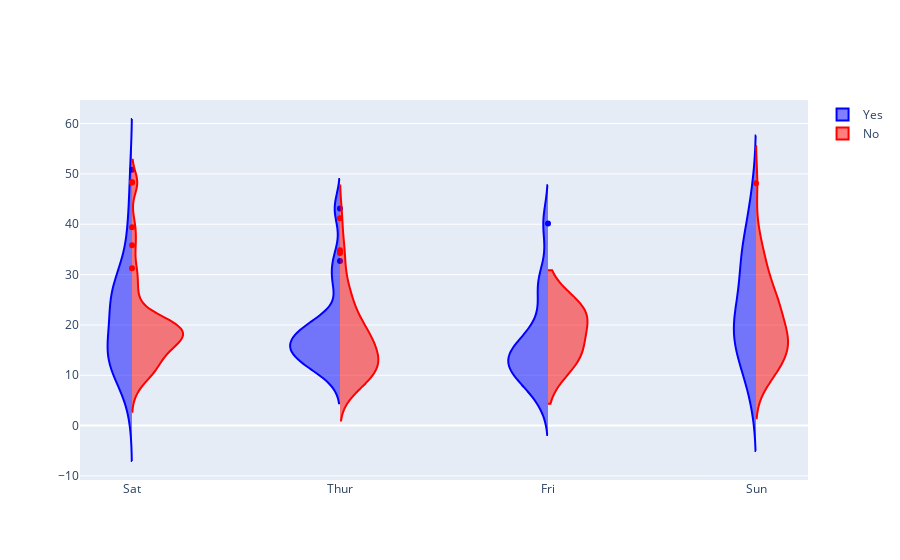

Here is the notebook cell this chart was saved with:
### Code cell
# Add violin plots for smokers and non-smokers with different colors
customized_violin_plot.add_trace(go.Violin(
    x=df_tips['day'][df_tips['smoker'] == 'Yes'],
    y=df_tips['total_bill'][df_tips['smoker'] == 'Yes'],
    legendgroup='Yes', scalegroup='Yes', name='Yes',
    side='negative',
    line_color='blue'
))
customized_violin_plot.add_trace(go.Violin(
    x=df_tips['day'][df_tips['smoker'] == 'No'],
    y=df_tips['total_bill'][df_tips['smoker'] == 'No'],
    legendgroup='Yes', scalegroup='Yes', name='No',
    side='positive',
    line_color='red'
))

### Figure 1 — Plotly figure (JSON) as saved in the notebook; plotly's stock layout.template omitted (floating-point values rounded to 4 significant figures; data arrays with more than 128 entries replaced by an {"elided": "..."} marker saying what was removed)
{"data": [{"legendgroup": "Yes", "line": {"color": "blue"}, "name": "Yes", "scalegroup": "Yes", "side": "negative", "type": "violin", "x": ["Sat", "Sat", "Sat", "Sat", "Sat", "Sat", "Sat", "Sat", "Sat", "Sat", "Sat", "Thur", "Thur", "Fri", "Fri", "Fri", "Fri", "Fri", "Fri", "Fri", "Fri", "Fri", "Sat", "Sat", "Sat", "Sat", "Sat", "Sat", "Thur", "Sun", "Sat", "Sat", "Sat", "Sat", "Sun", "Sun", "Sun", "Sun", "Sun", "Sun", "Sun", "Sun", "Sun", "Sun", "Sun", "Sun", "Sun", "Sun", "Sun", "Sun", "Sun", "Sun", "Thur", "Thur", "Thur", "Thur", "Thur", "Thur", "Thur", "Thur", "Thur", "Thur", "Thur", "Thur", "Thur", "Thur", "Sat", "Sat", "Sat", "Sat", "Sat", "Sat", "Sat", "Sat", "Sat", "Sat", "Sat", "Sat", "Sat", "Fri", "Fri", "Fri", "Fri", "Fri", "Fri", "Sat", "Sat", "Sat", "Sat", "Sat", "Sat", "Sat", "Sat"], "y": [38.01, 11.24, 20.29, 13.81, 11.02, 18.29, 3.07, 15.01, 26.86, 25.28, 17.92, 19.44, 32.68, 28.97, 5.75, 16.32, 40.17, 27.28, 12.03, 21.01, 11.35, 15.38, 44.3, 22.42, 15.36, 20.49, 25.21, 14.31, 16, 17.51, 10.59, 10.63, 50.81, 15.81, 7.25, 31.85, 16.82, 32.9, 17.89, 14.48, 9.6, 34.63, 34.65, 23.33, 45.35, 23.17, 40.55, 20.9, 30.46, 18.15, 23.1, 15.69, 19.81, 28.44, 15.48, 16.58, 10.34, 43.11, 13, 13.51, 18.71, 12.74, 13, 16.4, 20.53, 16.47, 26.59, 38.73, 24.27, 12.76, 30.06, 25.89, 13.27, 28.17, 12.9, 28.15, 11.59, 7.74, 30.14, 12.16, 13.42, 8.58, 13.42, 16.27, 10.09, 22.12, 24.01, 15.69, 15.53, 12.6, 32.83, 27.18, 22.67]}, {"legendgroup": "Yes", "line": {"color": "red"}, "name": "No", "scalegroup": "Yes", "side": "positive", "type": "violin", "x": {"elided": "151 str values"}, "y": {"elided": "151 float values"}}], "layout": {}}
